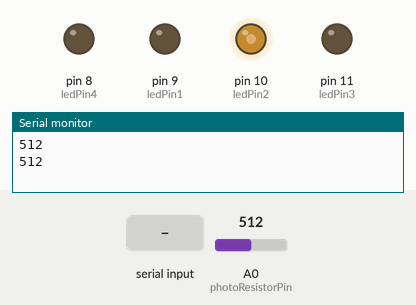
Simulated run of this sketch. Board: Arduino Uno, built with avr-gcc and run on an emulated ATmega328P. Parts: output pins drawn as LEDs (lit = HIGH), the last lines printed to the serial monitor. The inputs (shaded band) are chosen by the test bench; at power-on: A0 (photoResistorPin) = 512.

Above: at 1.2 s.
1.3 s: A0 (photoResistorPin) set to 306
At 3.2 s:
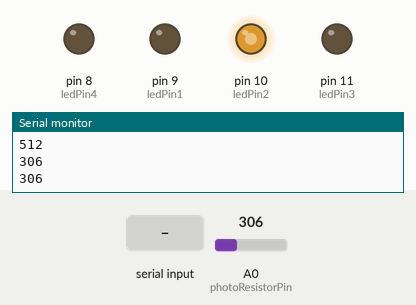
3.5 s: "C" received over Serial
At 5.7 s:
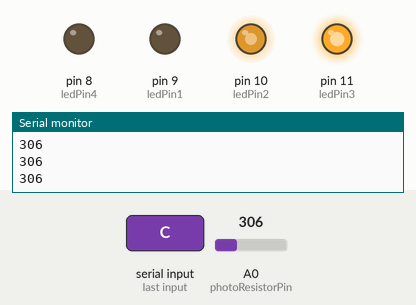
6.5 s: "T" received over Serial
At 8.2 s:
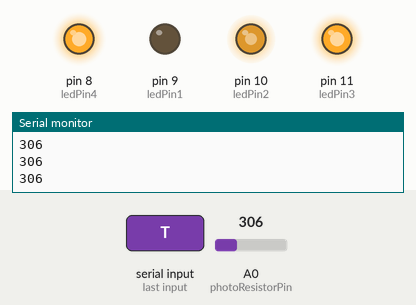
8.5 s: A0 (photoResistorPin) set to 140
At 10.0 s:
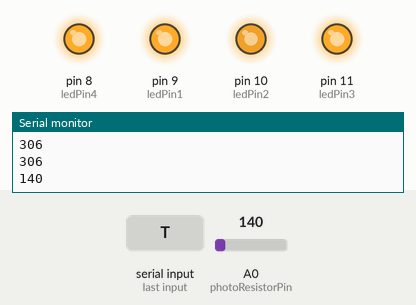
10.5 s: "O" received over Serial
At 12.3 s:
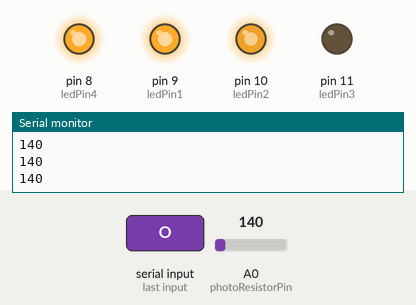
13.5 s: A0 (photoResistorPin) set to 160
At 15.0 s:
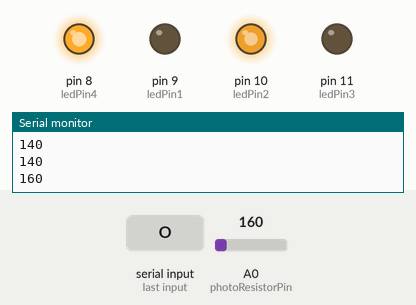
Timing chart, 0 to 16.5 s (numbered marks = the images above; inputs shaded):
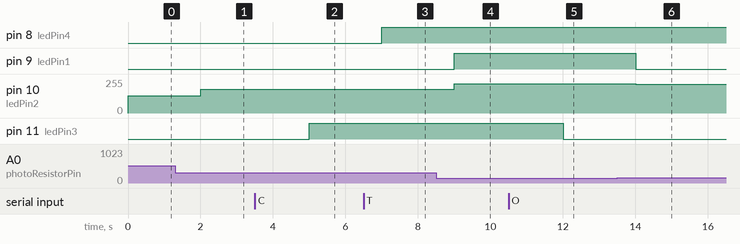

Measured:
- after the input at 1.3 s, pin 10 (ledPin2): 128/255 → 179/255 after 0.70 s
- after the input at 3.5 s, pin 11 (ledPin3): LOW → HIGH after 1.5 s
- after the input at 6.5 s, pin 8 (ledPin4): LOW → HIGH after 0.50 s
- after the input at 8.5 s, pin 9 (ledPin1): LOW → HIGH after 0.50 s; pin 10 (ledPin2): 179/255 → 221/255 after 0.50 s
- after the input at 10.5 s, pin 11 (ledPin3): HIGH → LOW after 1.5 s
- after the input at 13.5 s, pin 9 (ledPin1): HIGH → LOW after 0.51 s; pin 10 (ledPin2): 221/255 → 216/255 after 0.51 s

The sketch:

POITzadanie.ino
```cpp
// Definovanie pinov pre LED diódy
const int ledPin1 = 9;  // cervena
const int ledPin2 = 10; // zlta
const int ledPin3 = 11; // zelena
const int ledPin4 = 8;  // LED pre ovládanie z webu
// Definovanie analógových vstupov
const int photoResistorPin = A0;
// Premenné na uloženie hodnôt analógových vstupov
int photoResistorValue = 0;
bool clientConnected = false;
bool ledState = false;

void setup() {
  // Nastavenie pinov LED ako výstupných
  pinMode(ledPin1, OUTPUT); // Signalizácia krajných hodnôt
  pinMode(ledPin2, OUTPUT); // Ovládaná LED dióda
  pinMode(ledPin3, OUTPUT); // Signalizácia pripojenia klienta
  pinMode(ledPin4, OUTPUT); // LED pre ovládanie z webu
  Serial.begin(9600);       // Nastavenie sériovej komunikácie pre monitorovanie
}

void loop() {
  photoResistorValue = analogRead(photoResistorPin);        // Čítanie hodnôt z analógových vstupov

  Serial.println(photoResistorValue);                       // Vypísanie hodnoty fotorezistora do sériového monitoru

  int pwmValue = map(photoResistorValue, 0, 1025, 255, 0);  // Na základe hodnoty potenciometra nastavujeme intenzitu LED diód
  analogWrite(ledPin2, pwmValue);                           //Zapísanie hodnoty intezite na led dióde

  if (photoResistorValue > 900) {                           // ošetrenie krajných polôh
    digitalWrite(ledPin1, HIGH);
  } else if (photoResistorValue < 150) {
    digitalWrite(ledPin1, HIGH);
  } else {
    digitalWrite(ledPin1, LOW);
  }

  // Ak je klient pripojený, rozsvieti sa LED na pine číslo 8, inak sa zhasne
  if (clientConnected) {
    digitalWrite(ledPin3, HIGH);
  } else {
    digitalWrite(ledPin3, LOW);
  }

  // Spracovanie seriových príkazov
  if (Serial.available() > 0) {
    char receivedChar = Serial.read();
    if (receivedChar == 'O') {
      clientConnected = false;
    } else if (receivedChar == 'C') {
      clientConnected = true;
    } else if (receivedChar == 'T') {
      ledState = !ledState;                           // Prepnúť stav LED
      digitalWrite(ledPin4, ledState ? HIGH : LOW);   // Nastavenie LED podľa nového stavu
    }
  }
  delay(1000);
}
```
